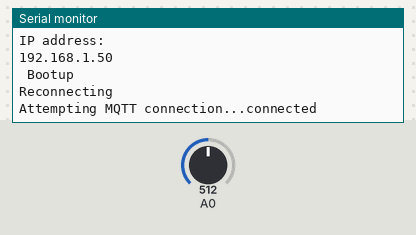
The sketch below on a simulated ESP8266 (NodeMCU). Parts: the last lines printed to the serial monitor. Inputs (shaded band) come from the test bench; at power-on: A0 = 512. WiFi joins after 1.5 s; servers stay silent unless stated; no MQTT or app messages arrive unless stated.

Above: at 3.7 s.
3.8 s: A0 set to 716
At 6.1 s:
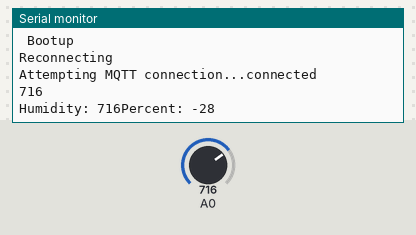
11.5 s: A0 set to 900
At 16.2 s:
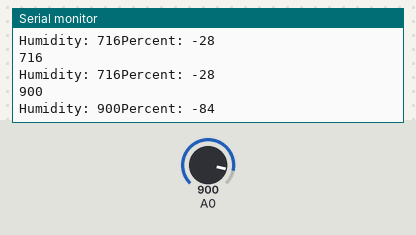
Timing chart, 0 to 17.7 s (numbered marks = the images above; inputs shaded):
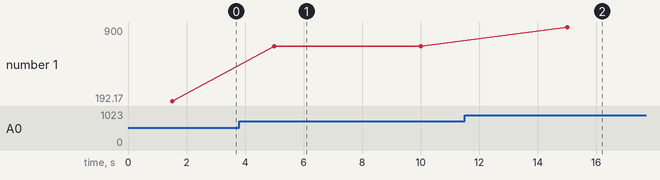

The sketch:

soilMoisture.ino
```cpp
#include <ESP8266WiFi.h>
#include <PubSubClient.h>

const char* ssid = "***";
const char* password = "***";
const char* mqtt_server = "***";

// MQTT Def
#define clientId "Capac_GroundHumid1"
#define humidity_topic "prometheus/job/ESP8266/instance/raisedBed/soil_moisture_value"
#define humidity_percent_topic "prometheus/job/ESP8266/instance/raisedBed/soil_moisture_percent"

// Sensor Setup
const int AirValue = 620;
const int WaterValue = 290;
int soilMoistureValue = 0;
int soilMoisturePercent = 0;
WiFiClient espClient;
PubSubClient client(espClient);

unsigned long time_now = 0;
int timeBetweenMeasurements = 5000;

void setup_wifi() {
  delay(10);
  // We start by connecting to a WiFi network
  Serial.println();
  Serial.print("Connecting to ");
  Serial.println(ssid);

  WiFi.mode(WIFI_STA);
  WiFi.begin(ssid, password);

  while (WiFi.status() != WL_CONNECTED) {
    delay(500);
    Serial.print(".");
  }

  randomSeed(micros());

  Serial.println("");
  Serial.println("WiFi connected");
  Serial.println("IP address: ");
  Serial.println(WiFi.localIP());
  delay(1000);
}

void setup() {
  // We start by connecting to a WiFi network
  Serial.begin(9600);
  setup_wifi();
  Serial.println(F(" Bootup"));
  client.setServer(mqtt_server, 1883);
}

void reconnect() {
  // Loop until we're reconnected
  while (!client.connected()) {
    Serial.print("Attempting MQTT connection...");
    // Create a random client ID

    // Attempt to connect
    if (client.connect(clientId)) {
      Serial.println("connected");
      // Once connected, publish an announcement...
      client.publish("sensors", clientId);
    } else {
      Serial.print("failed, rc=");
      Serial.print(client.state());
      Serial.println(" try again in 5 seconds");
      // Wait 5 seconds before retrying
      delay(5000);
    }
  }
}

void loop() {
  if (!client.connected()) {
    Serial.println("Reconnecting");
    reconnect();
  }
  client.loop();
  if((unsigned long)(millis() - time_now) > timeBetweenMeasurements) {
    time_now = millis();

    readSoilMoisture();
  }

}

void readSoilMoisture() {
  soilMoistureValue = analogRead(A0);
  Serial.println(soilMoistureValue);
  client.publish(humidity_topic, String(soilMoistureValue).c_str(), true);


  soilMoisturePercent = map(soilMoistureValue, AirValue, WaterValue, 0, 100);

  if(soilMoisturePercent > 100){
    client.publish(humidity_percent_topic, String(100).c_str(), true);
  } else if(soilMoisturePercent < 0){
    client.publish(humidity_percent_topic, String(0).c_str(), true);
  } else if(soilMoisturePercent > 0 && soilMoisturePercent <100){
    client.publish(humidity_percent_topic, String(soilMoisturePercent).c_str(), true);
  }
  Serial.print(F("Humidity: "));
  Serial.print(soilMoistureValue);
  Serial.print(F("Percent: "));
  Serial.println(soilMoisturePercent);
}
```

Measured:
- after the input at 3.8 s, the serial monitor: prints a new line after 1.2 s (image 1)
- after the input at 11.5 s, the serial monitor: prints a new line after 3.5 s (image 2)
- plotted number 1: 192.17 → 716 after the input at 3.8 s, 716 → 900 after the input at 11.5 s
